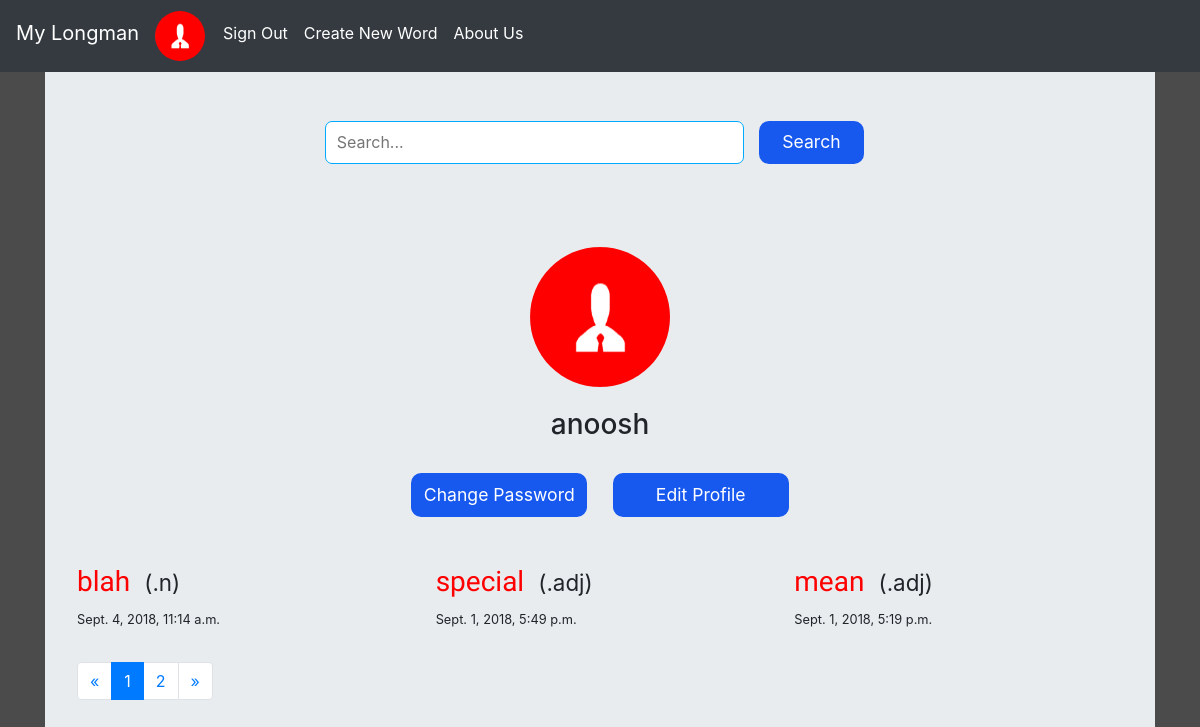
Screenshot of /accounting/anoosh/ (signed in) with the database file from the repository.
### accounting/models.py (models this page shows)
class myuser(AbstractUser):
    first_name = models.CharField(max_length = 30)
    email = models.EmailField(max_length = 70, unique = True)
    profile_pic = models.ImageField(default = 'default.png')

### words/models.py (models this page shows, shortened)
class word(models.Model):
    spell = models.CharField(max_length=30)
    meanings = models.ManyToManyField('meaning', blank = True)
    mood = models.CharField(max_length = 10)
    note = models.CharField(max_length=30, blank = True, null = True)
    slug = models.CharField(max_length = 30)
    date = models.DateTimeField(auto_now_add=True)
    user = models.ForeignKey(myuser, on_delete = models.CASCADE, blank = True)
    objects = WordManager()
    def __str__(self):
        return self.spell

### accounting/views.py (the view)
# urls.py: re_path(r'^(?P<username>[\w.@+-]+)/$', UserDetail.as_view(), name='UserDetail')
class UserDetail(LoginRequiredMixin, DetailView):
    login_url = 'accounting:signin'
    queryset = myuser.objects.all()
    template_name = 'accounting/detail.html'
    slug_field = 'username'
    slug_url_kwarg = 'username'
    model = myuser
    context_object_name = 'person'
    def get_context_data(self, *args, **kwargs):
        context = super(UserDetail, self).get_context_data(*args, **kwargs)
        print(kwargs)
        qs = word.objects.filter(user__username__iexact=self.kwargs.get("username")).order_by('-date')
        if self.request.GET.get('q'):
            print(qs.search(self.request.GET.get('q')))
            qs = qs.search(self.request.GET.get('q'))
            context['words'] = qs
        else:
            context['words'] = qs
        print(self.request.GET.get('q'))
        print(qs)
        paginated = Paginator(qs,3)
        if paginated.num_pages == 1:
            context['is_paginated'] = False
        else:
            context['is_paginated'] = True
            context['paginator'] = paginated
            if self.request.GET.get('page') == None:
                page = paginated.page(1)
                context['page_obj'] = page
            else:
                page = paginated.page(self.request.GET.get('page'))
                context['page_obj'] = page
            context['object_list'] = page.object_list
            context['words'] = page.object_list
        print(context)
        return context

### words/models.py (called while the page is built)
    def get_queryset(self):
        return WordQueryset(self.model, using=self.db)

### accounting/templates/accounting/detail.html (shortened to what this page needs)
{% extends 'base_layout.html'%}
{% block imp %}
<link rel="stylesheet" href="/static/profile.css">
{% endblock imp %}
{% block content %}
<form action="." method="GET" class="search_form">
    <input type="text" placeholder="Search..." name="q" class="search" value="{{request.GET.q}}">
    <input type="submit" value="Search" class="submite">
</form>
<div class="text-center">
    <a href="{% url 'accounting:UserDetail' username=person.username %}">
        <img src="{{person.profile_pic.url}}" class="profile">
    </a>
    <h3 class="greeting">{{person.username}}</h3>
</div>
<div class="text-center">
    <a href="{% url 'accounting:passchange' username=user.username %}"><button class="submit">Change Password</button></a>
    <a href="{% url 'accounting:UserEdit' username=user.username %}"><button class="submit">Edit Profile</button></a>
</div>
<div class="row">
     {% for word in words %}
        <div class="col-6 col-md-4" id="element">
            <h3>
                <a href="{%url 'words:detailword' slug=word.slug%}" id="spell">{{word.spell}}</a>
                <small id="mood">({{word.mood}})</small>
            </h3>
            <small>{{word.date}}</small>
        </div>
    {% endfor %}
</div>
    <div class="text-center">
        <nav aria-label="Page navigation example" style="margin-top: 2%;">
            {% if is_paginated %}
            <ul class="pagination">
                {% if page_obj.has_previous %}
                <li class="page-item">
                    <a href="?page={{ page_obj.previous_page_number }}&q={{request.GET.q}}" class="page-link" aria-label="Previous">
                        <span aria-hidden="true">&laquo;</span>
                        <span class="sr-only">Previous</span>
                    </a>
                </li>
                {% else %}
                <li class="page-item">
                    <a class="page-link" href="?page=1&q={{request.GET.q}}" aria-label="Next">
                        <span aria-hidden="true">&laquo;</span>
                    </a>
                </li>
                {% endif %} {% for i in paginator.page_range %} {% if page_obj.number == i %}
                <li class="page-item active">
                    <a href="?page={{ i }}&q={{request.GET.q}}" class="page-link">{{ i }}
                    </a>
                </li>
                {% else %}
                <li class="page-item">
                    <a href="?page={{ i }}&q={{request.GET.q}}" class="page-link">{{ i }}</a>
                </li>
                {% endif %} {% endfor %} {% if page_obj.has_next %}
                <li class="page-item">
                    <a href="?page={{ page_obj.next_page_number }}&q={{request.GET.q}}" class="page-link">&raquo;</a>
                </li>
                {% endif %}
            </ul>
            {% endif %}
        </nav>
    </div>
{% endblock %}

### templates/base_layout.html (shortened to what this page needs)
<!DOCTYPE html>
<html lang="en">
<head>
    <link rel="stylesheet" href="https://stackpath.bootstrapcdn.com/bootstrap/4.1.2/css/bootstrap.min.css"
>
    {% block imp %}
    {% endblock imp %}
</head>
<body style="background-color: rgb(75, 75, 75)">
    <nav class="navbar navbar-expand-lg navbar-dark bg-dark fixed-top">
        <a class="navbar-brand" href="{% url 'home' %}" style="margin-bottom: 6px;">My Longman</a>
        <div class="collapse navbar-collapse" id="navbarSupportedContent">
            <ul class="navbar-nav mr-auto">
                {% if user.is_authenticated %}
                <li class="nav-item active">
                    <a href="{% url 'accounting:UserDetail' username=user.username %}"><img src="{{user.profile_pic.url}}" alt="" style="border-radius: 50%; height: 50px; width: 50px; margin-right: 10px; margin-bottom: 3px; margin-top: 3px;"></a>
                </li>
                <li class="nav-item active">
                    <a href="{% url 'accounting:signout'%}" class="nav-link" style="margin-top: 5px;">Sign Out</a>
                </li>
                <li class="nav-item active">
                    <a href="{% url 'words:create_view' %}" class="nav-link" style="margin-top: 5px;">Create New Word</a>
                </li>
                {% endif %}
                <li class="nav-item active">
                    <a href="{% url 'about'%}" class="nav-link" style="margin-top: 5px;">About Us</a>
                </li>
            </ul>
        </div>
    </nav>
    <div class="container">
        <div class="jumbotron" style="padding-top: 10%;">
            {% block content %}
            {% endblock %}
        </div>
    </div>
</body>
</html>

### assets/profile.css (style rules this page uses)
.greeting { margin-bottom: 2%; }
.profile { align-self: auto; border-radius: 50%; height: 140px; width: 140px; margin-top: 5%; margin-bottom: 2%; }
#element { margin-top: 1.5%; margin-bottom: 1%; }
#spell { color: red; margin-right: 2%; font-family: 'Concert One', cursive; }
.submit { border-radius: 10px; background-color: #1758ef; height: 2.5em; width: 10em; color: white; font-size: 1.1em; border: 0px solid rgb(0, 170, 255); margin-top: 1%; margin-right: 1%; margin-left: 1%; margin-bottom: 3%; }
.submite { border-radius: 10px; background-color: #1758ef; height: 2.4em; width: 6em; color: white; font-size: 1.1em; border: 0px solid rgb(0, 170, 255); margin-top: 1%; margin-right: 1%; margin-left: 1%; margin-bottom: 3%; }
.search { border: 1px solid rgb(0, 170, 255); border-radius: 7px; height: 30%; width: 40%; padding: 1% 1% 1% 1%; }
.search_form { margin: auto; text-align: center; }

### rows the page displays
myuser: profile_pic (placeholder picture)
myuser: profile_pic (placeholder picture), username "anoosh"
word: spell "blah", mood ".n", date "Sept. 4, 2018, 11:14 a.m."
word: spell "special", mood ".adj", date "Sept. 1, 2018, 5:49 p.m."
word: spell "mean", mood ".adj", date "Sept. 1, 2018, 5:19 p.m."

### other values shown
{{ i }} "1"
{{ i }} "2"
